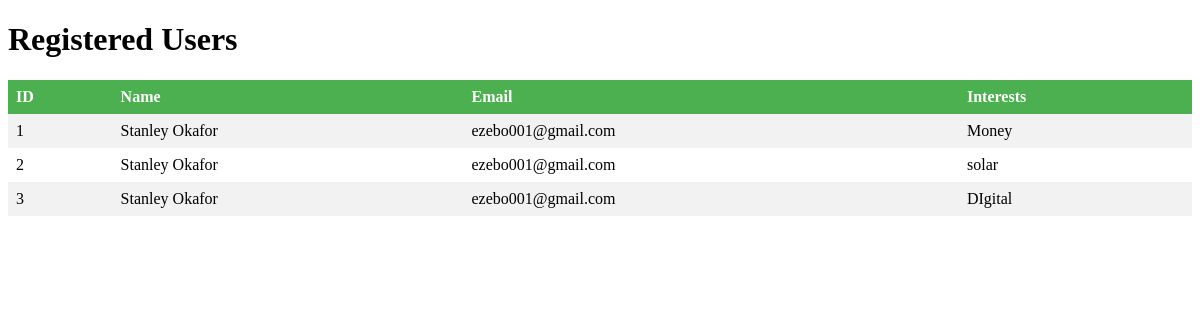
/users, run on an earlier commit of the app's database.
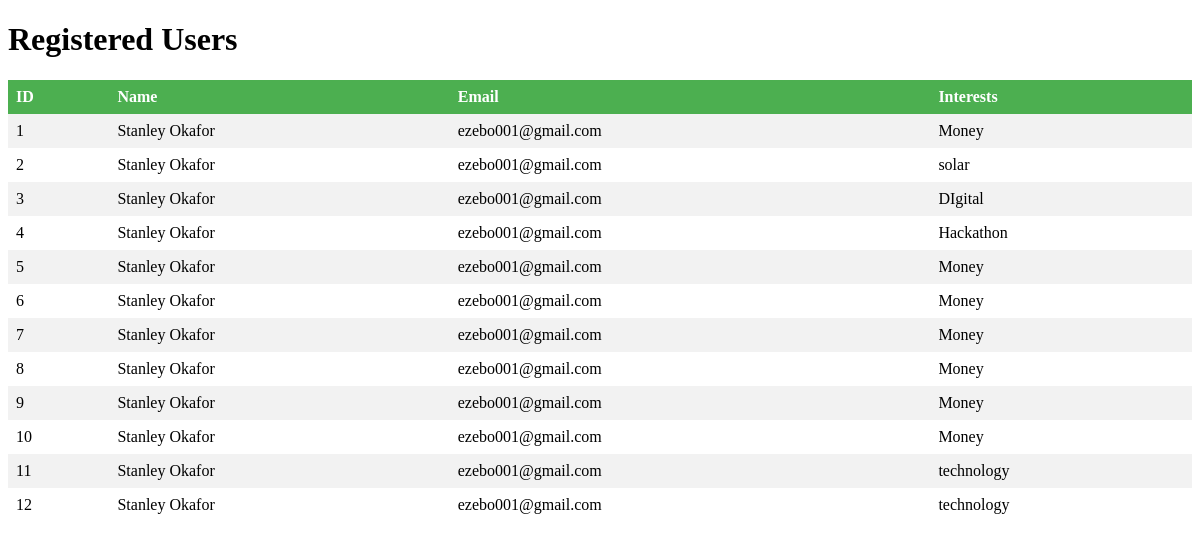
And on a later commit of the database.
### tables this page shows
CREATE TABLE user (
                id INTEGER PRIMARY KEY AUTOINCREMENT,
                name TEXT NOT NULL,
                email TEXT NOT NULL,
                interests TEXT NOT NULL,
                last_sent_email TEXT DEFAULT NULL
            );

### win.py (the view)
@app.route('/users')
def view_users():
    conn = sqlite3.connect('database.db')
    cursor = conn.cursor()
    cursor.execute('SELECT * FROM user')
    users = cursor.fetchall()
    conn.close()
    return render_template('users.html', users=users)

### templates/users.html (shortened to what this page needs)
<!DOCTYPE html>
<html>
<head>
</head>
<body>
    <h1>Registered Users</h1>
    <table>
        <tr>
            <th>ID</th>
            <th>Name</th>
            <th>Email</th>
            <th>Interests</th>
        </tr>
        {% for user in users %}
        <tr>
            <td>{{ user[0] }}</td>
            <td>{{ user[1] }}</td>
            <td>{{ user[2] }}</td>
            <td>{{ user[3] }}</td>
        </tr>
        {% endfor %}
    </table>
</body>
</html>

### templates/users.html (style rules this page uses)
table { border-collapse: collapse; width: 100%; }
th, td { text-align: left; padding: 8px; }
tr:nth-child(even) { background-color: #f2f2f2; }
th { background-color: #4CAF50; color: white; }

What changed in the data, as far as the page shows it:
added user: id "4", name "Stanley Okafor", email "ezebo001@gmail.com", interests "Hackathon"
added user: id "5", name "Stanley Okafor", email "ezebo001@gmail.com", interests "Money"
added user: id "6", name "Stanley Okafor", email "ezebo001@gmail.com", interests "Money"
added user: id "7", name "Stanley Okafor", email "ezebo001@gmail.com", interests "Money"
added user: id "8", name "Stanley Okafor", email "ezebo001@gmail.com", interests "Money"
added user: id "9", name "Stanley Okafor", email "ezebo001@gmail.com", interests "Money"
added user: id "10", name "Stanley Okafor", email "ezebo001@gmail.com", interests "Money"
added user: id "11", name "Stanley Okafor", email "ezebo001@gmail.com", interests "technology"
added user: id "12", name "Stanley Okafor", email "ezebo001@gmail.com", interests "technology"
